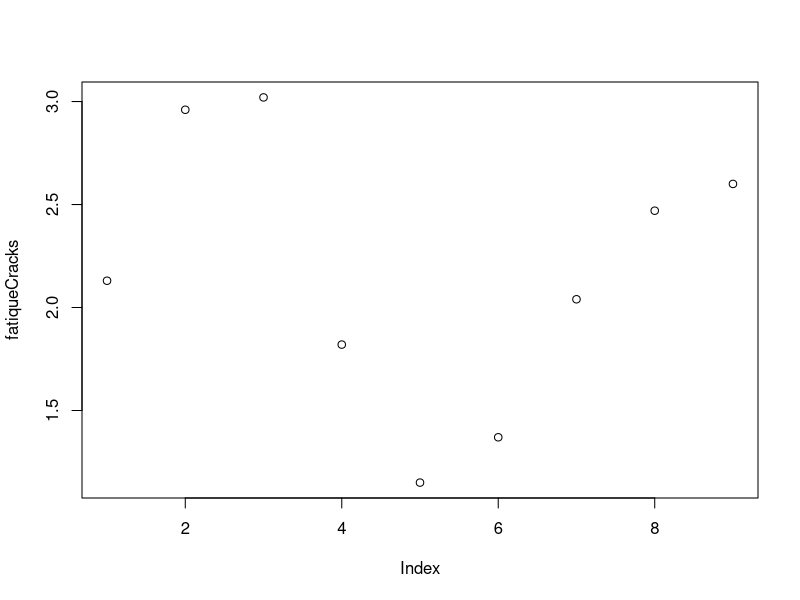

Here is the R script that generated this plot:
fatiqueCracks <- c(2.13, 2.96, 3.02, 1.82, 1.15, 1.37, 2.04, 2.47, 2.6)

mean(fatiqueCracks)
sd(fatiqueCracks)

plot(fatiqueCracks)
